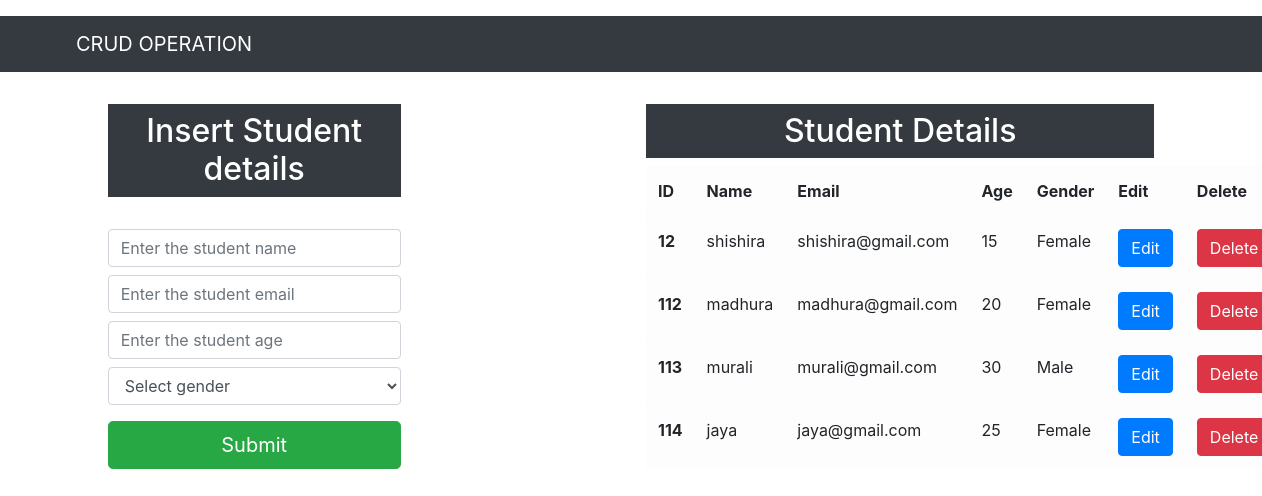
The page / on the database its author committed.
### app/models.py (models this page shows, shortened)
class Student(models.Model):
    name=models.CharField(max_length=25,blank=False,null=False)
    email=models.EmailField()
    age=models.IntegerField()
    gender=models.CharField(max_length=25,blank=False,null=False)

### app/views.py (the view)
# urls.py: path('',views.index,name="index"),
def index(request):
    data=Student.objects.all()
    context={"data":data}
    return render(request,"index.html",context)

### templates/index.html (shortened to what this page needs)
<!DOCTYPE html>
<html lang="en">
  <head>
    <link
      rel="stylesheet"
      href="https://cdn.jsdelivr.net/npm/bootstrap@4.6.2/dist/css/bootstrap.min.css"
    />
  </head>
  <body>
    <nav class="navbar navbar-expand-lg navbar-dark bg-dark mt-3">
      <div class="container">
        <a class="navbar-brand" href="/">CRUD OPERATION </a>
      </div>
    </nav>
    <div class="conatiner mt-3">
      <div class="row">
        <div class="col-md-1"></div>
        <div class="col-md-3 mt-3">
          <h2 class="text-white bg-dark text-center p-2">
            Insert Student details
          </h2>
          <br >
          <form action="/insert" method="post">{% csrf_token %}
            <div class="form-group">
              <input
                type="text"
                class="form-control"
                placeholder="Enter the student name"
                name="name"
                required
              />
              <input
                type="email"
                class="form-control mt-2"
                placeholder="Enter the student email"
                name="email"
                required
              />
              <input
                type="number"
                class="form-control mt-2"
                placeholder="Enter the student age"
                name="age"
                required
              />
              <div class="form-group mt-2">
                <select id="gender" class="form-control" name="gender" required>
                  <option selected>Select gender</option>
                </select>
              </div>
              <button type="submit" class="btn btn-success btn-lg btn-block">Submit</button>
            </div>
          </form>
        </div>
        <div class="col-md-2"></div>
        <div class="col-md-5">
            <h2 class="text-center bg-dark text-white p-2 mt-3">Student Details</h2>
            <table class="table table-light">
                <thead>
                  <tr>
                    <th scope="col">ID</th>
                    <th scope="col">Name</th>
                    <th scope="col">Email</th>
                    <th scope="col">Age</th>
                    <th scope="col">Gender</th>
                    <th scope="col">Edit</th>
                    <th scope="col">Delete</th>
                  </tr>
                </thead>
                <tbody>
                    {% for d in  data %}
                  <tr>
                    <th scope="row">1{{d.id}}</th>
                    <td>{{d.name}}</td>
                    <td>{{d.email}}</td>
                    <td>{{d.age}}</td>
                    <td>{{d.gender}}</td>
                    <td><a type="button" href="/update/{{d.id}}" class="btn btn-primary">Edit</a></td>
                    <td><a type="button" href="/delete/{{d.id}}" class="btn btn-danger">Delete</a></td>
                  </tr>
                  {% endfor %}
                </tbody>
              </table>
        </div>
        <div class="col-md-1"></div>
      </div>
    </div>
  </body>
</html>

### rows shown on the page
Student: id "2", name "shishira", email "shishira@gmail.com", age "15", gender "Female"
Student: id "12", name "madhura", email "madhura@gmail.com", age "20", gender "Female"
Student: id "13", name "murali", email "murali@gmail.com", age "30", gender "Male"
Student: id "14", name "jaya", email "jaya@gmail.com", age "25", gender "Female"
